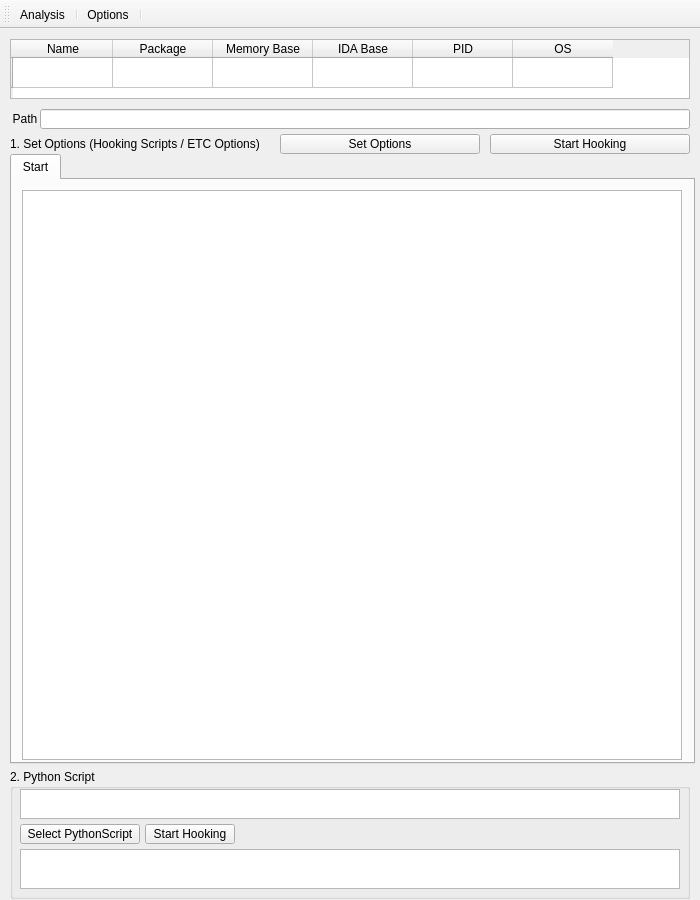
<?xml version="1.0" encoding="UTF-8"?>
<ui version="4.0">
 <class>FridaGuiTool</class>
 <widget class="QMainWindow" name="FridaGuiTool">
  <property name="geometry">
   <rect>
    <x>0</x>
    <y>0</y>
    <width>700</width>
    <height>900</height>
   </rect>
  </property>
  <property name="windowTitle">
   <string>Frida GUI Tool</string>
  </property>
  <widget class="QWidget" name="centralwidget">
   <widget class="QGroupBox" name="PythonScriptBox">
    <property name="geometry">
     <rect>
      <x>10</x>
      <y>740</y>
      <width>680</width>
      <height>130</height>
     </rect>
    </property>
    <property name="title">
     <string>2. Python Script</string>
    </property>
    <widget class="QListWidget" name="PythonScriptList">
     <property name="geometry">
      <rect>
       <x>10</x>
       <y>20</y>
       <width>660</width>
       <height>30</height>
      </rect>
     </property>
     <property name="editTriggers">
      <set>QAbstractItemView::NoEditTriggers</set>
     </property>
    </widget>
    <widget class="QPushButton" name="PythonScriptsButton">
     <property name="geometry">
      <rect>
       <x>135</x>
       <y>55</y>
       <width>90</width>
       <height>20</height>
      </rect>
     </property>
     <property name="text">
      <string>Start Hooking</string>
     </property>
    </widget>
    <widget class="QTextBrowser" name="PythonScriptsLog">
     <property name="geometry">
      <rect>
       <x>10</x>
       <y>80</y>
       <width>660</width>
       <height>40</height>
      </rect>
     </property>
    </widget>
    <widget class="QPushButton" name="PythonScriptLoad">
     <property name="geometry">
      <rect>
       <x>10</x>
       <y>55</y>
       <width>120</width>
       <height>20</height>
      </rect>
     </property>
     <property name="text">
      <string>Select PythonScript</string>
     </property>
    </widget>
   </widget>
   <widget class="QTableWidget" name="Information">
    <property name="geometry">
     <rect>
      <x>10</x>
      <y>10</y>
      <width>680</width>
      <height>60</height>
     </rect>
    </property>
    <row>
     <property name="text">
      <string/>
     </property>
    </row>
    <column>
     <property name="text">
      <string>Name</string>
     </property>
    </column>
    <column>
     <property name="text">
      <string>Package</string>
     </property>
    </column>
    <column>
     <property name="text">
      <string>Memory Base</string>
     </property>
    </column>
    <column>
     <property name="text">
      <string>IDA Base</string>
     </property>
    </column>
    <column>
     <property name="text">
      <string>PID</string>
     </property>
    </column>
    <column>
     <property name="text">
      <string>OS</string>
     </property>
    </column>
    <item row="0" column="2">
     <property name="text">
      <string/>
     </property>
    </item>
    <item row="0" column="3">
     <property name="text">
      <string/>
     </property>
    </item>
    <item row="0" column="4">
     <property name="text">
      <string/>
     </property>
    </item>
    <item row="0" column="5">
     <property name="text">
      <string/>
     </property>
    </item>
   </widget>
   <widget class="QLabel" name="label">
    <property name="geometry">
     <rect>
      <x>10</x>
      <y>80</y>
      <width>30</width>
      <height>20</height>
     </rect>
    </property>
    <property name="text">
     <string>Path</string>
    </property>
    <property name="alignment">
     <set>Qt::AlignCenter</set>
    </property>
   </widget>
   <widget class="QLineEdit" name="Path">
    <property name="geometry">
     <rect>
      <x>40</x>
      <y>80</y>
      <width>650</width>
      <height>20</height>
     </rect>
    </property>
   </widget>
   <widget class="QTabWidget" name="TabManager">
    <property name="geometry">
     <rect>
      <x>10</x>
      <y>125</y>
      <width>685</width>
      <height>610</height>
     </rect>
    </property>
    <property name="currentIndex">
     <number>0</number>
    </property>
    <widget class="QWidget" name="tab">
     <attribute name="title">
      <string>Start</string>
     </attribute>
     <widget class="QTextBrowser" name="ScriptLog">
      <property name="geometry">
       <rect>
        <x>10</x>
        <y>10</y>
        <width>660</width>
        <height>570</height>
       </rect>
      </property>
      <property name="lineWrapMode">
       <enum>QTextEdit::NoWrap</enum>
      </property>
     </widget>
    </widget>
   </widget>
   <widget class="QLabel" name="label_2">
    <property name="geometry">
     <rect>
      <x>10</x>
      <y>105</y>
      <width>270</width>
      <height>20</height>
     </rect>
    </property>
    <property name="text">
     <string>1. Set Options (Hooking Scripts / ETC Options)</string>
    </property>
   </widget>
   <widget class="QPushButton" name="SetOptionsBtn">
    <property name="geometry">
     <rect>
      <x>280</x>
      <y>105</y>
      <width>200</width>
      <height>20</height>
     </rect>
    </property>
    <property name="text">
     <string>Set Options</string>
    </property>
   </widget>
   <widget class="QPushButton" name="StartHooking">
    <property name="geometry">
     <rect>
      <x>490</x>
      <y>105</y>
      <width>200</width>
      <height>20</height>
     </rect>
    </property>
    <property name="text">
     <string>Start Hooking</string>
    </property>
   </widget>
  </widget>
  <widget class="QToolBar" name="toolBar">
   <property name="windowTitle">
    <string>toolBar</string>
   </property>
   <attribute name="toolBarArea">
    <enum>TopToolBarArea</enum>
   </attribute>
   <attribute name="toolBarBreak">
    <bool>false</bool>
   </attribute>
   <addaction name="analysisMenu"/>
   <addaction name="separator"/>
   <addaction name="configMenu"/>
   <addaction name="separator"/>
  </widget>
  <action name="analysisMenu">
   <property name="checkable">
    <bool>false</bool>
   </property>
   <property name="text">
    <string>Analysis</string>
   </property>
  </action>
  <action name="configMenu">
   <property name="text">
    <string>Options</string>
   </property>
   <property name="toolTip">
    <string>Options</string>
   </property>
  </action>
  <action name="SelAttachDevice">
   <property name="text">
    <string>Device 변경</string>
   </property>
   <property name="toolTip">
    <string>Device 변경</string>
   </property>
  </action>
 </widget>
 <resources/>
 <connections/>
</ui>
